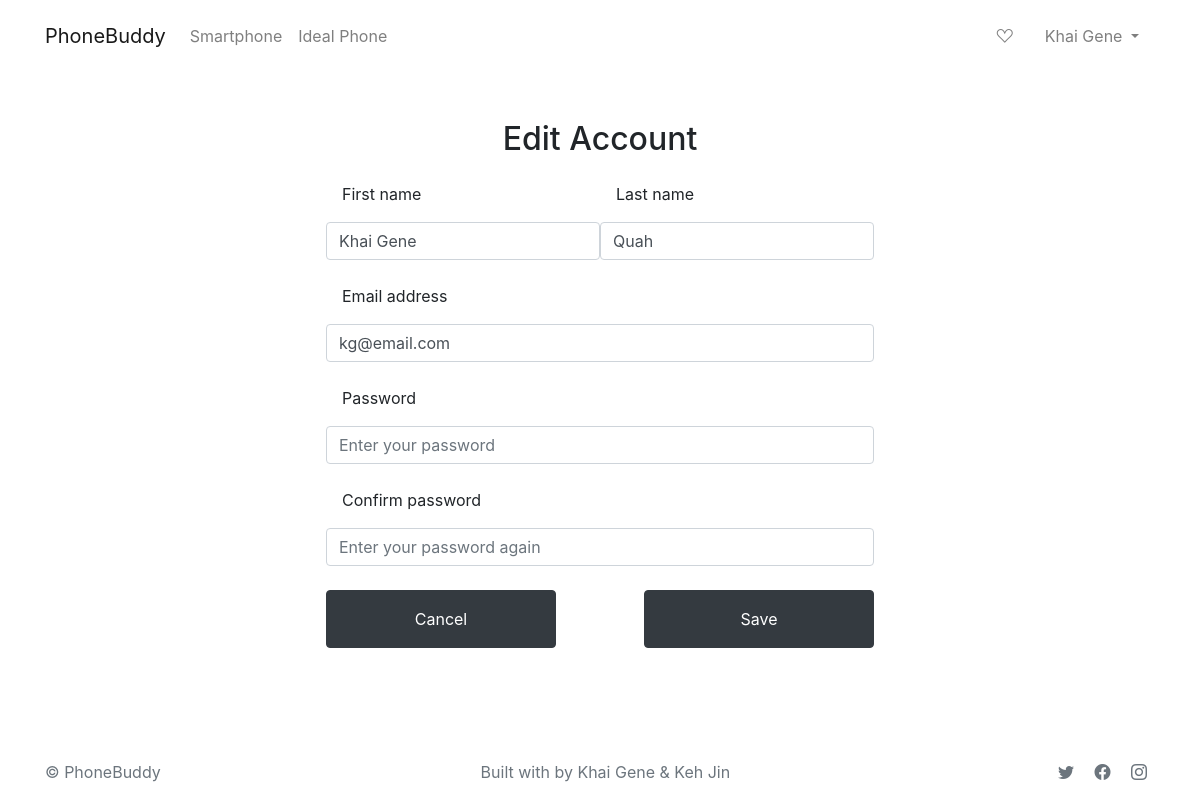
The app's page /edit (signed in), older data.
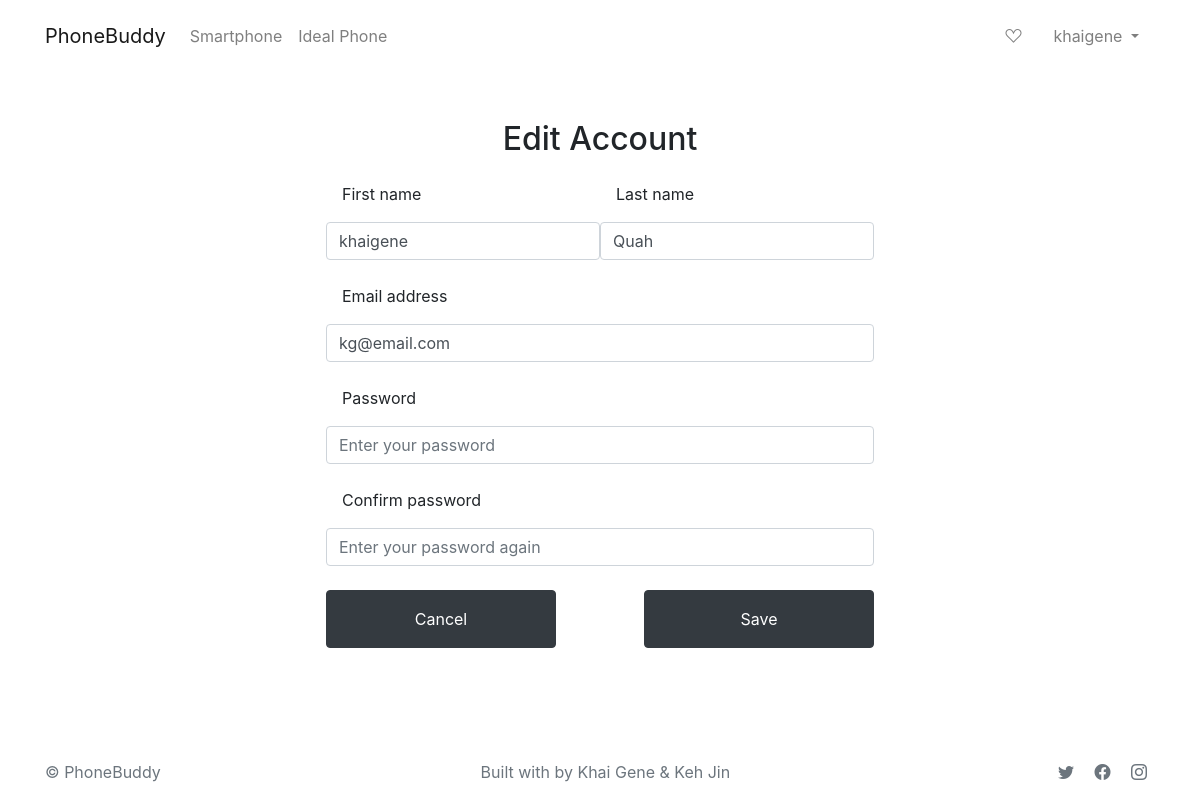
The same page, newer data.
### tables this page shows
CREATE TABLE User (
    id INTEGER PRIMARY KEY AUTOINCREMENT,
    first_name STRING NOT NULL,
    last_name STRING NOT NULL,
    email STRING NOT NULL UNIQUE,
    password STRING NOT NULL,
    type STRING NOT NULL
);

### app.py (the view, shortened to what this page needs)
@app.route('/edit',methods = ['GET','POST'])
def edit():
    if session.get('loggedin') == True:
        id = session['id']
        conn = get_db_connection()
        users = conn.execute('SELECT * FROM User WHERE id = ?',(id)).fetchall()
        form = EditForm(request.form)
        return render_template('edit.html',users = users, form = form)
    else:
        message = "Unauthorized Access! Please login to continue."
        flash(message,'InvalidLogin')
        return redirect('/login')

### app.py
class EditForm(Form):
    first_name = StringField('first_name',[validators.DataRequired()])
    last_name = StringField('last_name',[validators.DataRequired()])
    email = StringField('email',[validators.DataRequired()])
    password = PasswordField('password',[validators.Length(min = 6), validators.DataRequired(), validators.EqualTo('password_confirmation', message = 'Password Must Match')])
    password_confirmation = PasswordField('password_confirmation',[validators.DataRequired()])

### app.py (called while the page is built)
def get_db_connection():
    conn = sql.connect('database.db')
    conn.row_factory = sql.Row
    return conn

### templates/edit.html (shortened to what this page needs)
{% extends 'base.html' %}
{% block main %}
<div class="m-auto py-5" style="min-width: 500px;">
    <form action="/edit" method="POST">
        <div>
            <h2 class="text-center fw-bold fs-2 mb-4 p-0 m-0">Edit Account</h2>
          {% for user in users %}
            <div class="input-group justify-content-between">
                <div class="form-floating mb-4" style="min-width: 230px;">
                    <label for="firstName">First name</label>
                    <input id="first_name" name="first_name" class="form-control" placeholder="John" value= "{{ user[1] }}"  />
                </div>
                <div class="form-floating mb-4" style="min-width: 230px;">
                    <label for="lastName">Last name</label>
                    <input id="last_name" name="last_name" class="form-control" placeholder="Doe" value= "{{ user[2] }}"/>
                </div>
            </div>
            <div class="form-floating mb-4">
                <label for="email">Email address</label>
                <input id="email" name="email" class="form-control" type="email" placeholder="name@example.com" value= "{{ user[3] }}" />
            </div>
            <div class="form-floating mb-4">
                <label for="password">Password</label>
                <input id="password" name="password" class="form-control" type="Password" placeholder="Enter your password" />
            </div>
            <div class="form-floating mb-4">
                <label for="passwordConfirmation">Confirm password</label>
                <input id="password_confirmation" name="password_confirmation" class="form-control" type="password" placeholder="Enter your password again" />
            </div>
            {% endfor %}
            <div class="input-group justify-content-between">
                <div class="form-floating mb-4" style="min-width: 230px;">
                    <button type="reset" class="btn btn-dark d-block w-100 py-3 mb-4" href="/edit">Cancel</button>
                </div>
                <div class="form-floating mb-4" style="min-width: 230px;">
                <button type="submit" class="btn btn-dark d-block w-100 py-3 mb-4">Save</button>
            </div>
        </div>
        </div>
    </form>
</div>
{% endblock %}

### templates/base.html (shortened to what this page needs)
<!DOCTYPE html>
<html lang="en">
<head>
    <link rel="stylesheet" href="https://cdn.jsdelivr.net/npm/bootstrap@4.3.1/dist/css/bootstrap.min.css">
    <link rel="stylesheet" href="https://cdn.jsdelivr.net/npm/bootstrap-icons@1.5.0/font/bootstrap-icons.css" />
    <link rel="stylesheet"  type= "text/css" href="{{ url_for('static',filename='smartphone.css') }}" />
    <link rel="stylesheet" href="https://stackpath.bootstrapcdn.com/bootstrap/4.5.0/css/bootstrap.min.css">
</head>
<body class="d-flex flex-column vh-100">
    <header>
        <nav class="navbar navbar-light navbar-expand-lg py-3 bg-white">
            <div class="container position-relative">
                <a href="/" class="navbar-brand">PhoneBuddy</a>
                <div class="collapse navbar-collapse">
                    <ul class="navbar-nav mr-auto">
                        <li class="nav-item">
                        <a class="nav-link" href="/smartphone">Smartphone</a>
                        </li>
                        <li class="nav-item">
                        <a class="nav-link" href="/idealFirst">Ideal Phone</a>
                        </li>
                    </ul>
                </div>
                {% if session.username %}
                <ul class="navbar-nav">
                    <li class="nav-item px-2">
                        <a class="nav-link" href="/favourite">
                            <i class="bi bi-suit-heart"></i>
                        </a>
                    </li>
                    {% if session.type == 'admin' %}
                        <li class="nav-item dropdown px-2">
                            <a class="nav-link dropdown-toggle" href="#" role="button" id="dropdownMenuLink" data-toggle="dropdown" aria-haspopup="true" aria-expanded="false">
                                {{ session.username }}
                            </a>
                        </li>
                    {% endif %}
                </ul>
                {% else %}
                <ul class="navbar-nav">
                    <li class="nav-item dropdown px-1">
                        <a class="nav-link pl-4 pr-4" href="/login">Sign In</a>
                    </li>
                </ul>
                {% endif %}
            </div>
        </nav>
    </header>
    {% block main %}
    {% endblock %}
    <footer class="footer py-3">
        <div class="container d-flex justify-content-between">
            <p class="fs-6 m-0 text-muted">&copy; PhoneBuddy</p>
            <div class="d-flex">
                <p class="fs-6 m-0 text-muted">Built with by Khai Gene & Keh Jin</p>
            </div>
            <div>
                <a href="https://www.twitter.com" class="mx-2 text-muted text-decoration-none" target="_blank">
                    <i class="bi bi-twitter"></i>
                </a>
                <a href="https://www.facebook.com" class="mx-2 text-muted text-decoration-none" target="_blank">
                    <i class="bi bi-facebook"></i>
                </a>
                <a href="https://www.instagram.com" class="mx-2 text-muted text-decoration-none" target="_blank">
                    <i class="bi bi-instagram"></i>
                </a>
            </div>
        </div>
    </footer>
</body>
</html>

Row changes from the older to the newer data that the page shows:
changed User "Quah": username "Khai Gene" → "khaigene"; first_name "Khai Gene" → "khaigene"
